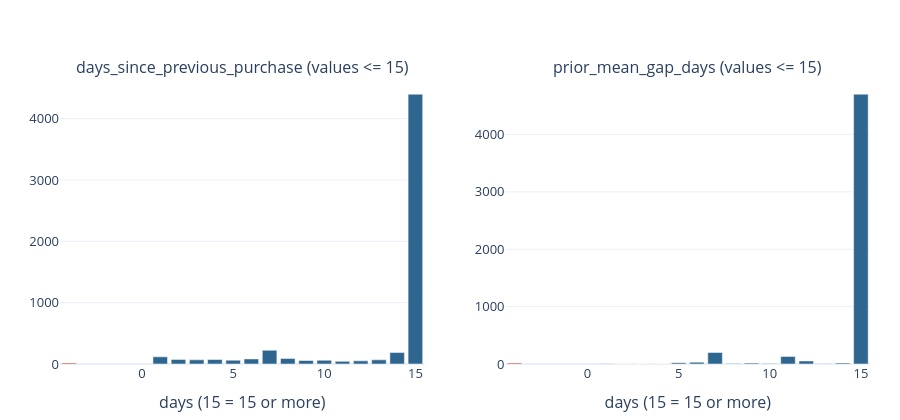

Here is the notebook cell this chart was saved with:
### Markdown cell above
### 3.5 Negative day counts

### Code cell
gap_cols = ["days_since_previous_purchase", "prior_mean_gap_days"]
fig = make_subplots(rows=1, cols=2, subplot_titles=[f"{col} (values <= 15)" for col in gap_cols])
for i, col in enumerate(gap_cols, start=1):
    counts = df[col].clip(upper=15).round().value_counts().sort_index()
    fig.add_bar(x=counts.index, y=counts.values, marker_color=[RED if v < 0 else BLUE for v in counts.index],
                showlegend=False, hovertemplate="%{x} days: %{y} rows<extra></extra>", row=1, col=i)
    fig.update_xaxes(title_text="days (15 = 15 or more)", row=1, col=i)
fig.update_layout(height=420)
fig.show()

for col in gap_cols:
    print(col, "negative values:", df.loc[df[col] < 0, col].value_counts().to_dict())

### Figure 1 — Plotly figure (JSON) as saved in the notebook; plotly's stock layout.template omitted (floating-point values rounded to 4 significant figures)
{"data": [{"hovertemplate": "%{x} days: %{y} rows<extra></extra>", "marker": {"color": ["#c0392b", "#2f6690", "#2f6690", "#2f6690", "#2f6690", "#2f6690", "#2f6690", "#2f6690", "#2f6690", "#2f6690", "#2f6690", "#2f6690", "#2f6690", "#2f6690", "#2f6690", "#2f6690"]}, "showlegend": false, "type": "bar", "x": [-4.0, 1.0, 2.0, 3.0, 4.0, 5.0, 6.0, 7.0, 8.0, 9.0, 10.0, 11.0, 12.0, 13.0, 14.0, 15.0], "xaxis": "x", "y": [16, 117, 75, 68, 73, 62, 83, 224, 90, 57, 61, 43, 51, 68, 187, 4398], "yaxis": "y"}, {"hovertemplate": "%{x} days: %{y} rows<extra></extra>", "marker": {"color": ["#c0392b", "#2f6690", "#2f6690", "#2f6690", "#2f6690", "#2f6690", "#2f6690", "#2f6690", "#2f6690", "#2f6690", "#2f6690", "#2f6690", "#2f6690", "#2f6690", "#2f6690", "#2f6690"]}, "showlegend": false, "type": "bar", "x": [-4.0, 1.0, 2.0, 3.0, 4.0, 5.0, 6.0, 7.0, 8.0, 9.0, 10.0, 11.0, 12.0, 13.0, 14.0, 15.0], "xaxis": "x2", "y": [16, 5, 1, 1, 1, 23, 32, 202, 10, 16, 10, 132, 53, 5, 18, 4701], "yaxis": "y2"}], "layout": {"annotations": [{"font": {"size": 16}, "showarrow": false, "text": "days_since_previous_purchase (values <= 15)", "x": 0.225, "xanchor": "center", "xref": "paper", "y": 1, "yanchor": "bottom", "yref": "paper"}, {"font": {"size": 16}, "showarrow": false, "text": "prior_mean_gap_days (values <= 15)", "x": 0.775, "xanchor": "center", "xref": "paper", "y": 1, "yanchor": "bottom", "yref": "paper"}], "height": 420, "xaxis": {"anchor": "y", "domain": [0, 0.45], "title": {"text": "days (15 = 15 or more)"}}, "xaxis2": {"anchor": "y2", "domain": [0.55, 1], "title": {"text": "days (15 = 15 or more)"}}, "yaxis": {"anchor": "x", "domain": [0, 1]}, "yaxis2": {"anchor": "x2", "domain": [0, 1]}}}
